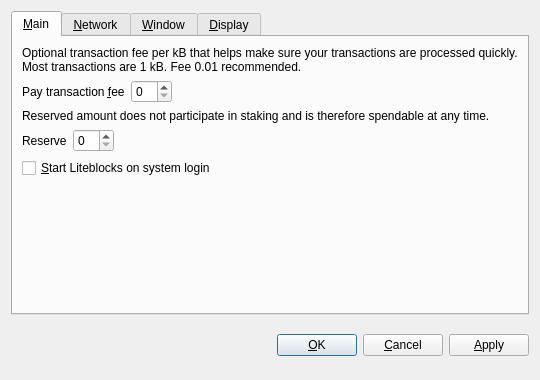
<?xml version="1.0" encoding="UTF-8"?>
<ui version="4.0">
 <class>OptionsDialog</class>
 <widget class="QDialog" name="OptionsDialog">
  <property name="geometry">
   <rect>
    <x>0</x>
    <y>0</y>
    <width>540</width>
    <height>380</height>
   </rect>
  </property>
  <property name="windowTitle">
   <string>Options</string>
  </property>
  <property name="modal">
   <bool>true</bool>
  </property>
  <layout class="QVBoxLayout" name="verticalLayout">
   <item>
    <widget class="QTabWidget" name="tabWidget">
     <property name="tabPosition">
      <enum>QTabWidget::North</enum>
     </property>
     <property name="currentIndex">
      <number>0</number>
     </property>
     <widget class="QWidget" name="tabMain">
      <attribute name="title">
       <string>&amp;Main</string>
      </attribute>
      <layout class="QVBoxLayout" name="verticalLayout_Main">
       <item>
        <widget class="QLabel" name="transactionFeeInfoLabel">
         <property name="text">
          <string>Optional transaction fee per kB that helps make sure your transactions are processed quickly. Most transactions are 1 kB. Fee 0.01 recommended.</string>
         </property>
         <property name="textFormat">
          <enum>Qt::PlainText</enum>
         </property>
         <property name="wordWrap">
          <bool>true</bool>
         </property>
        </widget>
       </item>
       <item>
        <layout class="QHBoxLayout" name="horizontalLayoutFee">
         <item>
          <widget class="QLabel" name="transactionFeeLabel">
           <property name="text">
            <string>Pay transaction &amp;fee</string>
           </property>
           <property name="textFormat">
            <enum>Qt::PlainText</enum>
           </property>
           <property name="buddy">
            <cstring>transactionFee</cstring>
           </property>
          </widget>
         </item>
         <item>
          <widget class="BitcoinAmountField" name="transactionFee"/>
         </item>
         <item>
          <spacer name="horizontalSpacerFee">
           <property name="orientation">
            <enum>Qt::Horizontal</enum>
           </property>
           <property name="sizeHint" stdset="0">
            <size>
             <width>40</width>
             <height>20</height>
            </size>
           </property>
          </spacer>
         </item>
        </layout>
       </item>
       <item>
        <widget class="QLabel" name="reserveBalanceInfoLabel">
         <property name="text">
          <string>Reserved amount does not participate in staking and is therefore spendable at any time.</string>
         </property>
         <property name="textFormat">
          <enum>Qt::PlainText</enum>
         </property>
         <property name="wordWrap">
          <bool>true</bool>
         </property>
        </widget>
       </item>
       <item>
        <layout class="QHBoxLayout" name="horizontalLayoutReserveBalance">
         <item>
          <widget class="QLabel" name="reserveBalanceLabel">
           <property name="text">
            <string>Reserve</string>
           </property>
           <property name="textFormat">
            <enum>Qt::PlainText</enum>
           </property>
           <property name="buddy">
            <cstring>reserveBalance</cstring>
           </property>
          </widget>
         </item>
         <item>
          <widget class="BitcoinAmountField" name="reserveBalance"/>
         </item>
         <item>
          <spacer name="horizontalSpacerReserveBalance">
           <property name="orientation">
            <enum>Qt::Horizontal</enum>
           </property>
           <property name="sizeHint" stdset="0">
            <size>
             <width>40</width>
             <height>20</height>
            </size>
           </property>
          </spacer>
         </item>
        </layout>
       </item>
       <item>
        <widget class="QCheckBox" name="bitcoinAtStartup">
         <property name="toolTip">
          <string>Automatically start Liteblocks after logging in to the system.</string>
         </property>
         <property name="text">
          <string>&amp;Start Liteblocks on system login</string>
         </property>
        </widget>
       </item>
       <item>
        <spacer name="verticalSpacer_Main">
         <property name="orientation">
          <enum>Qt::Vertical</enum>
         </property>
         <property name="sizeHint" stdset="0">
          <size>
           <width>20</width>
           <height>40</height>
          </size>
         </property>
        </spacer>
       </item>
      </layout>
     </widget>
     <widget class="QWidget" name="tabNetwork">
      <attribute name="title">
       <string>&amp;Network</string>
      </attribute>
      <layout class="QVBoxLayout" name="verticalLayout_Network">
       <item>
        <widget class="QCheckBox" name="mapPortUpnp">
         <property name="toolTip">
          <string>Automatically open the Liteblocks client port on the router. This only works when your router supports UPnP and it is enabled.</string>
         </property>
         <property name="text">
          <string>Map port using &amp;UPnP</string>
         </property>
        </widget>
       </item>
       <item>
        <widget class="QCheckBox" name="connectSocks">
         <property name="toolTip">
          <string>Connect to the Liteblocks network through a SOCKS proxy (e.g. when connecting through Tor).</string>
         </property>
         <property name="text">
          <string>&amp;Connect through SOCKS proxy:</string>
         </property>
        </widget>
       </item>
       <item>
        <layout class="QHBoxLayout" name="horizontalLayout_Network">
         <item>
          <widget class="QLabel" name="proxyIpLabel">
           <property name="text">
            <string>Proxy &amp;IP:</string>
           </property>
           <property name="textFormat">
            <enum>Qt::PlainText</enum>
           </property>
           <property name="buddy">
            <cstring>proxyIp</cstring>
           </property>
          </widget>
         </item>
         <item>
          <widget class="QValidatedLineEdit" name="proxyIp">
           <property name="maximumSize">
            <size>
             <width>140</width>
             <height>16777215</height>
            </size>
           </property>
           <property name="toolTip">
            <string>IP address of the proxy (e.g. 127.0.0.1)</string>
           </property>
          </widget>
         </item>
         <item>
          <widget class="QLabel" name="proxyPortLabel">
           <property name="text">
            <string>&amp;Port:</string>
           </property>
           <property name="textFormat">
            <enum>Qt::PlainText</enum>
           </property>
           <property name="buddy">
            <cstring>proxyPort</cstring>
           </property>
          </widget>
         </item>
         <item>
          <widget class="QLineEdit" name="proxyPort">
           <property name="maximumSize">
            <size>
             <width>55</width>
             <height>16777215</height>
            </size>
           </property>
           <property name="toolTip">
            <string>Port of the proxy (e.g. 9050)</string>
           </property>
          </widget>
         </item>
         <item>
          <widget class="QLabel" name="socksVersionLabel">
           <property name="text">
            <string>SOCKS &amp;Version:</string>
           </property>
           <property name="textFormat">
            <enum>Qt::PlainText</enum>
           </property>
           <property name="buddy">
            <cstring>socksVersion</cstring>
           </property>
          </widget>
         </item>
         <item>
          <widget class="QValueComboBox" name="socksVersion">
           <property name="toolTip">
            <string>SOCKS version of the proxy (e.g. 5)</string>
           </property>
          </widget>
         </item>
         <item>
          <spacer name="horizontalSpacer_Network">
           <property name="orientation">
            <enum>Qt::Horizontal</enum>
           </property>
           <property name="sizeHint" stdset="0">
            <size>
             <width>40</width>
             <height>20</height>
            </size>
           </property>
          </spacer>
         </item>
        </layout>
       </item>
       <item>
        <spacer name="verticalSpacer_Network">
         <property name="orientation">
          <enum>Qt::Vertical</enum>
         </property>
         <property name="sizeHint" stdset="0">
          <size>
           <width>20</width>
           <height>40</height>
          </size>
         </property>
        </spacer>
       </item>
      </layout>
     </widget>
     <widget class="QWidget" name="tabWindow">
      <attribute name="title">
       <string>&amp;Window</string>
      </attribute>
      <layout class="QVBoxLayout" name="verticalLayout_Window">
       <item>
        <widget class="QCheckBox" name="minimizeToTray">
         <property name="toolTip">
          <string>Show only a tray icon after minimizing the window.</string>
         </property>
         <property name="text">
          <string>&amp;Minimize to the tray instead of the taskbar</string>
         </property>
        </widget>
       </item>
       <item>
        <widget class="QCheckBox" name="minimizeOnClose">
         <property name="toolTip">
          <string>Minimize instead of exit the application when the window is closed. When this option is enabled, the application will be closed only after selecting Quit in the menu.</string>
         </property>
         <property name="text">
          <string>M&amp;inimize on close</string>
         </property>
        </widget>
       </item>
       <item>
        <spacer name="verticalSpacer_Window">
         <property name="orientation">
          <enum>Qt::Vertical</enum>
         </property>
         <property name="sizeHint" stdset="0">
          <size>
           <width>20</width>
           <height>40</height>
          </size>
         </property>
        </spacer>
       </item>
      </layout>
     </widget>
     <widget class="QWidget" name="tabDisplay">
      <attribute name="title">
       <string>&amp;Display</string>
      </attribute>
      <layout class="QVBoxLayout" name="verticalLayout_Display">
       <item>
        <layout class="QHBoxLayout" name="horizontalLayout_1_Display">
         <item>
          <widget class="QLabel" name="langLabel">
           <property name="text">
            <string>User Interface &amp;language:</string>
           </property>
           <property name="textFormat">
            <enum>Qt::PlainText</enum>
           </property>
           <property name="buddy">
            <cstring>lang</cstring>
           </property>
          </widget>
         </item>
         <item>
          <widget class="QValueComboBox" name="lang">
           <property name="toolTip">
            <string>The user interface language can be set here. This setting will take effect after restarting Liteblocks.</string>
           </property>
          </widget>
         </item>
        </layout>
       </item>
       <item>
        <layout class="QHBoxLayout" name="horizontalLayout_2_Display">
         <item>
          <widget class="QLabel" name="unitLabel">
           <property name="text">
            <string>&amp;Unit to show amounts in:</string>
           </property>
           <property name="textFormat">
            <enum>Qt::PlainText</enum>
           </property>
           <property name="buddy">
            <cstring>unit</cstring>
           </property>
          </widget>
         </item>
         <item>
          <widget class="QValueComboBox" name="unit">
           <property name="toolTip">
            <string>Choose the default subdivision unit to show in the interface and when sending coins.</string>
           </property>
          </widget>
         </item>
        </layout>
       </item>
       <item>
        <widget class="QCheckBox" name="displayAddresses">
         <property name="toolTip">
          <string>Whether to show Liteblocks addresses in the transaction list or not.</string>
         </property>
         <property name="text">
          <string>&amp;Display addresses in transaction list</string>
         </property>
        </widget>
       </item>
       <item>
        <widget class="QCheckBox" name="coinControlFeatures">
         <property name="toolTip">
          <string>Whether to show coin control features or not.</string>
         </property>
         <property name="text">
          <string>Display coin &amp;control features (experts only!)</string>
         </property>
        </widget>
       </item>
       <item>
        <spacer name="verticalSpacer_Display">
         <property name="orientation">
          <enum>Qt::Vertical</enum>
         </property>
         <property name="sizeHint" stdset="0">
          <size>
           <width>20</width>
           <height>40</height>
          </size>
         </property>
        </spacer>
       </item>
      </layout>
     </widget>
    </widget>
   </item>
   <item>
    <layout class="QHBoxLayout" name="horizontalLayout_Buttons">
     <item>
      <spacer name="horizontalSpacer_1">
       <property name="orientation">
        <enum>Qt::Horizontal</enum>
       </property>
       <property name="sizeHint" stdset="0">
        <size>
         <width>40</width>
         <height>48</height>
        </size>
       </property>
      </spacer>
     </item>
     <item>
      <widget class="QLabel" name="statusLabel">
       <property name="font">
        <font>
         <weight>75</weight>
         <bold>true</bold>
        </font>
       </property>
       <property name="text">
        <string/>
       </property>
       <property name="textFormat">
        <enum>Qt::PlainText</enum>
       </property>
       <property name="wordWrap">
        <bool>true</bool>
       </property>
      </widget>
     </item>
     <item>
      <spacer name="horizontalSpacer_2">
       <property name="orientation">
        <enum>Qt::Horizontal</enum>
       </property>
       <property name="sizeHint" stdset="0">
        <size>
         <width>40</width>
         <height>48</height>
        </size>
       </property>
      </spacer>
     </item>
     <item>
      <widget class="QPushButton" name="okButton">
       <property name="text">
        <string>&amp;OK</string>
       </property>
      </widget>
     </item>
     <item>
      <widget class="QPushButton" name="cancelButton">
       <property name="text">
        <string>&amp;Cancel</string>
       </property>
       <property name="autoDefault">
        <bool>false</bool>
       </property>
      </widget>
     </item>
     <item>
      <widget class="QPushButton" name="applyButton">
       <property name="text">
        <string>&amp;Apply</string>
       </property>
       <property name="autoDefault">
        <bool>false</bool>
       </property>
      </widget>
     </item>
    </layout>
   </item>
  </layout>
 </widget>
 <customwidgets>
  <customwidget>
   <class>BitcoinAmountField</class>
   <extends>QSpinBox</extends>
   <header>bitcoinamountfield.h</header>
  </customwidget>
  <customwidget>
   <class>QValueComboBox</class>
   <extends>QComboBox</extends>
   <header>qvaluecombobox.h</header>
  </customwidget>
  <customwidget>
   <class>QValidatedLineEdit</class>
   <extends>QLineEdit</extends>
   <header>qvalidatedlineedit.h</header>
  </customwidget>
 </customwidgets>
 <resources/>
 <connections/>
</ui>
